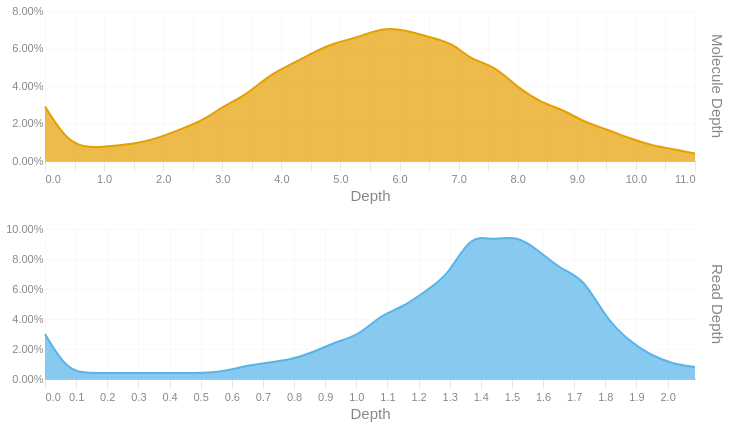

The notebook cell this image was saved under:
### Code cell
readdep = depth_hist(tb['Read Depth'], q99, 3)
readdep = readdep.with_columns(pl.lit('Read Depth').alias('Metric'))
if not SKIPLR:
    moldep = depth_hist(tb['Molecule Depth'], mol_q99, 1)
    moldep = moldep.with_columns(pl.lit('Molecule Depth').alias('Metric'))
    _hist = pl.concat([readdep, moldep])
    _hist = _hist.filter(pl.col('Proportion') != 0)
    with SafeRender(_hist):
        (
            alt.Chart(_hist)        
            .mark_area(interpolate = "basis")
            .encode(
                x=alt.X('Bin:Q').scale(domainMin=0).axis(alt.Axis(title='Depth')),
                y = alt.Y('Proportion:Q', title = None).axis(format = '.2%'),
                color = alt.Color('Metric:N').legend(None),
                row = alt.Row("Metric:N").header(title = None, labelOrient = 'right'),
                tooltip = [
                    alt.Tooltip("Metric:N", title = "Metric"),
                    alt.Tooltip('Interval:N', title = "Depth Interval"),
                    alt.Tooltip('Proportion:Q', title = "% Alignments").format('.2%')
                ]
            )
            .resolve_scale(x='independent', y='independent')
            .properties(
                height = 150, width = 650,
                usermeta={'embedOptions': {'downloadFileName': f'{samplename}.depth.hist'}}
            )
        ).display()
else:
    readdep = readdep.filter(pl.col('Proportion') != 0)
    with SafeRender(readdep):
        (
            alt.Chart(readdep)        
            .mark_area(interpolate = "basis")
            .encode(
                x=alt.X('Bin:Q').scale(domainMin=0).axis(alt.Axis(title='Depth')),
                y = alt.Y('Proportion:Q', title = None).axis(format = '.2%'),
                tooltip = [
                    alt.Tooltip('Interval:N', title = "Depth Interval"),
                    alt.Tooltip('Proportion:Q', title = "% Alignments").format('.2%')
                ]
            )
            .properties(
                usermeta={'embedOptions': {'downloadFileName': f'{samplename}.depth.hist'}}
            )
        ).display()

### Figure 1 — Vega-Lite specification as saved in the notebook (floating-point values rounded to 4 significant figures)
{"width": 650, "height": 150, "config": {"title": {"anchor": "start", "dy": -15, "fontSize": 18, "color": "#888888", "subtitleColor": "#888888", "subtitleFontSize": 14}, "arc": {"fill": "#0072B2"}, "axis": {"domainColor": "#888888", "domainWidth": 0.5, "gridWidth": 0.2, "grid": false, "titleFontWeight": 400, "titleFontSize": 15, "labelFontSize": 11, "labelColor": "#888888", "tickColor": "#888888", "tickWidth": 0.2, "titleColor": "#888888"}, "axisBand": {"grid": false}, "axisX": {"grid": true, "tickSize": 10, "domainCap": "round"}, "axisY": {"domain": false, "grid": true, "tickSize": 0, "domainCap": "round"}, "background": "transparent", "header": {"labelFontSize": 15, "labelColor": "#888888", "titleFontSize": 15, "titleFontWeight": 600, "titleColor": "#888888"}, "legend": {"labelFont": "sans-serif", "labelFontSize": 12, "labelColor": "#888888", "symbolSize": 100, "symbolType": "circle", "titleFontSize": 12, "titlePadding": 10, "titleColor": "#888888", "title": null}, "range": {"category": ["#E69F00", "#56B4E9", "#009E73", "#F0E442", "#0072B2", "#D55E00", "#CC79A7", "#000000"], "diverging": ["#cfe8f3", "#a2d4ec", "#73bfe2", "#46abdb", "#1696d2", "#12719e"]}, "area": {"fill": "#0072B2", "fillOpacity": 0.7, "line": true, "strokeOpacity": 0.7}, "line": {"color": "#0072B2", "stroke": "#0072B2", "strokeWidth": 2}, "trail": {"color": "#0072B2", "stroke": "#0072B2", "strokeWidth": 0, "size": 1}, "point": {"filled": true, "fillOpacity": 1.0, "size": 95}, "text": {"color": "#888888", "fontSize": 11, "align": "right", "fontWeight": 400, "size": 11}, "bar": {"fill": "#0072B2", "stroke": null}, "view": {"stroke": null, "continuousWidth": 660, "continuousHeight": 400}}, "data": {"name": "data-1b32216597a7eb8be8e7791697659c1a"}, "mark": {"type": "area", "interpolate": "basis"}, "encoding": {"color": {"field": "Metric", "legend": null, "type": "nominal"}, "row": {"field": "Metric", "header": {"title": null, "labelOrient": "right"}, "type": "nominal"}, "tooltip": [{"field": "Metric", "title": "Metric", "type": "nominal"}, {"field": "Interval", "title": "Depth Interval", "type": "nominal"}, {"field": "Proportion", "format": ".2%", "title": "% Alignments", "type": "quantitative"}], "x": {"axis": {"title": "Depth"}, "field": "Bin", "scale": {"domainMin": 0}, "type": "quantitative"}, "y": {"axis": {"format": ".2%"}, "field": "Proportion", "title": null, "type": "quantitative"}}, "resolve": {"scale": {"x": "independent", "y": "independent"}}, "usermeta": {"embedOptions": {"downloadFileName": "S1_Tusket_034.depth.hist"}}, "$schema": "https://vega.github.io/schema/vega-lite/v6.1.0.json", "datasets": {"data-1b32216597a7eb8be8e7791697659c1a": [{"Bin": 0.0, "Interval": "0.0-0.072", "Proportion": 0.03, "Metric": "Read Depth"}, {"Bin": 0.072, "Interval": "0.072-0.144", "Proportion": 0.005, "Metric": "Read Depth"}, {"Bin": 0.144, "Interval": "0.144-0.216", "Proportion": 0.004, "Metric": "Read Depth"}, {"Bin": 0.216, "Interval": "0.216-0.288", "Proportion": 0.004, "Metric": "Read Depth"}, {"Bin": 0.288, "Interval": "0.288-0.36", "Proportion": 0.004, "Metric": "Read Depth"}, {"Bin": 0.36, "Interval": "0.36-0.432", "Proportion": 0.004, "Metric": "Read Depth"}, {"Bin": 0.432, "Interval": "0.432-0.504", "Proportion": 0.004, "Metric": "Read Depth"}, {"Bin": 0.504, "Interval": "0.504-0.576", "Proportion": 0.004, "Metric": "Read Depth"}, {"Bin": 0.576, "Interval": "0.576-0.648", "Proportion": 0.005, "Metric": "Read Depth"}, {"Bin": 0.648, "Interval": "0.648-0.72", "Proportion": 0.009, "Metric": "Read Depth"}, {"Bin": 0.72, "Interval": "0.72-0.792", "Proportion": 0.011, "Metric": "Read Depth"}, {"Bin": 0.792, "Interval": "0.792-0.864", "Proportion": 0.013, "Metric": "Read Depth"}, {"Bin": 0.864, "Interval": "0.864-0.936", "Proportion": 0.018, "Metric": "Read Depth"}, {"Bin": 0.936, "Interval": "0.936-1.008", "Proportion": 0.025, "Metric": "Read Depth"}, {"Bin": 1.008, "Interval": "1.008-1.08", "Proportion": 0.029, "Metric": "Read Depth"}, {"Bin": 1.08, "Interval": "1.08-1.152", "Proportion": 0.043, "Metric": "Read Depth"}, {"Bin": 1.152, "Interval": "1.152-1.224", "Proportion": 0.048, "Metric": "Read Depth"}, {"Bin": 1.224, "Interval": "1.224-1.296", "Proportion": 0.059, "Metric": "Read Depth"}, {"Bin": 1.296, "Interval": "1.296-1.368", "Proportion": 0.069, "Metric": "Read Depth"}, {"Bin": 1.368, "Interval": "1.368-1.44", "Proportion": 0.097, "Metric": "Read Depth"}, {"Bin": 1.44, "Interval": "1.44-1.512", "Proportion": 0.092, "Metric": "Read Depth"}, {"Bin": 1.512, "Interval": "1.512-1.584", "Proportion": 0.096, "Metric": "Read Depth"}, {"Bin": 1.584, "Interval": "1.584-1.656", "Proportion": 0.086, "Metric": "Read Depth"}, {"Bin": 1.656, "Interval": "1.656-1.728", "Proportion": 0.073, "Metric": "Read Depth"}, {"Bin": 1.728, "Interval": "1.728-1.8", "Proportion": 0.068, "Metric": "Read Depth"}, {"Bin": 1.8, "Interval": "1.8-1.872", "Proportion": 0.041, "Metric": "Read Depth"}, {"Bin": 1.872, "Interval": "1.872-1.944", "Proportion": 0.026, "Metric": "Read Depth"}, {"Bin": 1.944, "Interval": "1.944-2.016", "Proportion": 0.016, "Metric": "Read Depth"}, {"Bin": 2.016, "Interval": "2.016-2.088", "Proportion": 0.01, "Metric": "Read Depth"}, {"Bin": 2.088, "Interval": "2.088-2.16", "Proportion": 0.008, "Metric": "Read Depth"}, {"Bin": 0.0, "Interval": "0.0-0.4", "Proportion": 0.029, "Metric": "Molecule Depth"}, {"Bin": 0.4, "Interval": "0.4-0.8", "Proportion": 0.009, "Metric": "Molecule Depth"}, {"Bin": 0.8, "Interval": "0.8-1.1", "Proportion": 0.007, "Metric": "Molecule Depth"}, {"Bin": 1.1, "Interval": "1.1-1.5", "Proportion": 0.008, "Metric": "Molecule Depth"}, {"Bin": 1.5, "Interval": "1.5-1.9", "Proportion": 0.009, "Metric": "Molecule Depth"}, {"Bin": 1.9, "Interval": "1.9-2.3", "Proportion": 0.012, "Metric": "Molecule Depth"}, {"Bin": 2.3, "Interval": "2.3-2.7", "Proportion": 0.017, "Metric": "Molecule Depth"}, {"Bin": 2.7, "Interval": "2.7-3.0", "Proportion": 0.022, "Metric": "Molecule Depth"}, {"Bin": 3.0, "Interval": "3.0-3.4", "Proportion": 0.029, "Metric": "Molecule Depth"}, {"Bin": 3.4, "Interval": "3.4-3.8", "Proportion": 0.035, "Metric": "Molecule Depth"}, {"Bin": 3.8, "Interval": "3.8-4.2", "Proportion": 0.046, "Metric": "Molecule Depth"}, {"Bin": 4.2, "Interval": "4.2-4.6", "Proportion": 0.052, "Metric": "Molecule Depth"}, {"Bin": 4.6, "Interval": "4.6-4.9", "Proportion": 0.059, "Metric": "Molecule Depth"}, {"Bin": 4.9, "Interval": "4.9-5.3", "Proportion": 0.063, "Metric": "Molecule Depth"}, {"Bin": 5.3, "Interval": "5.3-5.7", "Proportion": 0.066, "Metric": "Molecule Depth"}, {"Bin": 5.7, "Interval": "5.7-6.1", "Proportion": 0.071, "Metric": "Molecule Depth"}, {"Bin": 6.1, "Interval": "6.1-6.5", "Proportion": 0.07, "Metric": "Molecule Depth"}, {"Bin": 6.5, "Interval": "6.5-6.9", "Proportion": 0.066, "Metric": "Molecule Depth"}, {"Bin": 6.9, "Interval": "6.9-7.2", "Proportion": 0.063, "Metric": "Molecule Depth"}, {"Bin": 7.2, "Interval": "7.2-7.6", "Proportion": 0.054, "Metric": "Molecule Depth"}, {"Bin": 7.6, "Interval": "7.6-8.0", "Proportion": 0.051, "Metric": "Molecule Depth"}, {"Bin": 8.0, "Interval": "8.0-8.4", "Proportion": 0.039, "Metric": "Molecule Depth"}, {"Bin": 8.4, "Interval": "8.4-8.8", "Proportion": 0.031, "Metric": "Molecule Depth"}, {"Bin": 8.8, "Interval": "8.8-9.1", "Proportion": 0.027, "Metric": "Molecule Depth"}, {"Bin": 9.1, "Interval": "9.1-9.5", "Proportion": 0.021, "Metric": "Molecule Depth"}, {"Bin": 9.5, "Interval": "9.5-9.9", "Proportion": 0.017, "Metric": "Molecule Depth"}, {"Bin": 9.9, "Interval": "9.9-10.3", "Proportion": 0.012, "Metric": "Molecule Depth"}, {"Bin": 10.3, "Interval": "10.3-10.7", "Proportion": 0.008, "Metric": "Molecule Depth"}, {"Bin": 10.7, "Interval": "10.7-11.0", "Proportion": 0.006, "Metric": "Molecule Depth"}, {"Bin": 11.0, "Interval": "11.0-11.42", "Proportion": 0.004, "Metric": "Molecule Depth"}]}}
